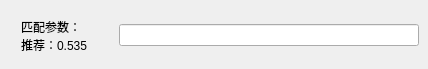
      <widget class="QWidget" name="scrollAreaWidgetContents_2">
       <property name="geometry">
        <rect>
         <x>0</x>
         <y>0</y>
         <width>428</width>
         <height>69</height>
        </rect>
       </property>
       <widget class="QWidget" name="horizontalLayoutWidget_3">
        <property name="geometry">
         <rect>
          <x>0</x>
          <y>0</y>
          <width>441</width>
          <height>71</height>
         </rect>
        </property>
        <layout class="QHBoxLayout" name="horizontalLayout_3">
         <property name="spacing">
          <number>7</number>
         </property>
         <item>
          <widget class="QLabel" name="label_18">
           <property name="minimumSize">
            <size>
             <width>70</width>
             <height>0</height>
            </size>
           </property>
           <property name="maximumSize">
            <size>
             <width>70</width>
             <height>16777215</height>
            </size>
           </property>
           <property name="text">
            <string>匹配参数：
推荐：0.535</string>
           </property>
          </widget>
         </item>
         <item>
          <widget class="QLineEdit" name="lineEdit_threshold">
           <property name="minimumSize">
            <size>
             <width>0</width>
             <height>0</height>
            </size>
           </property>
           <property name="maximumSize">
            <size>
             <width>300</width>
             <height>16777215</height>
            </size>
           </property>
           <property name="inputMask">
            <string/>
           </property>
           <property name="text">
            <string/>
           </property>
          </widget>
         </item>
        </layout>
       </widget>
      </widget>
